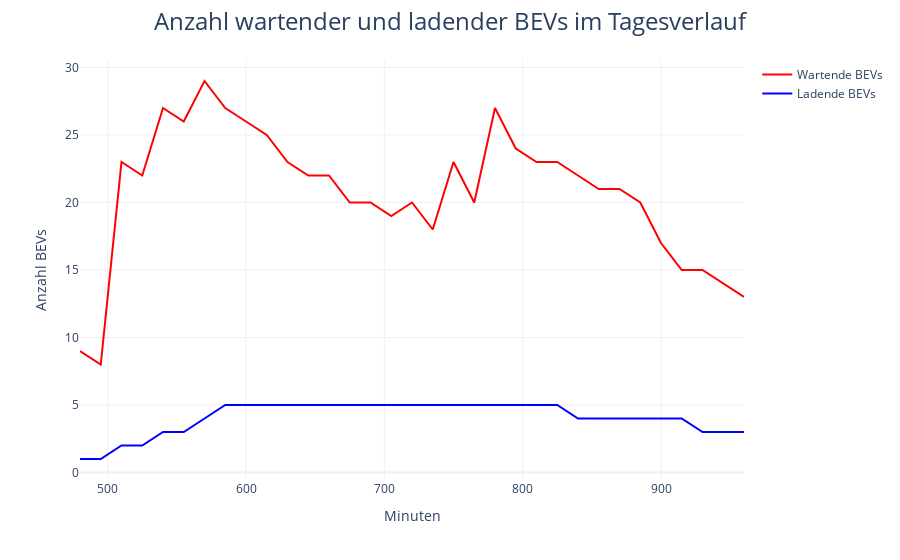

The notebook cell saved with this chart:
### Code cell
figureGeneration.create_bev_number_figure(simulation_data)

### Figure 1 — Plotly figure (JSON) as saved in the notebook; plotly's stock layout.template omitted (floating-point values rounded to 4 significant figures)
{"data": [{"line": {"color": "red"}, "name": "Wartende BEVs", "type": "scatter", "x": [480, 495, 510, 525, 540, 555, 570, 585, 600, 615, 630, 645, 660, 675, 690, 705, 720, 735, 750, 765, 780, 795, 810, 825, 840, 855, 870, 885, 900, 915, 930, 945, 960], "y": [9, 8, 23, 22, 27, 26, 29, 27, 26, 25, 23, 22, 22, 20, 20, 19, 20, 18, 23, 20, 27, 24, 23, 23, 22, 21, 21, 20, 17, 15, 15, 14, 13]}, {"line": {"color": "blue"}, "name": "Ladende BEVs", "type": "scatter", "x": [480, 495, 510, 525, 540, 555, 570, 585, 600, 615, 630, 645, 660, 675, 690, 705, 720, 735, 750, 765, 780, 795, 810, 825, 840, 855, 870, 885, 900, 915, 930, 945, 960], "y": [1, 1, 2, 2, 3, 3, 4, 5, 5, 5, 5, 5, 5, 5, 5, 5, 5, 5, 5, 5, 5, 5, 5, 5, 4, 4, 4, 4, 4, 4, 3, 3, 3]}], "layout": {"legend": {"tracegroupgap": 0}, "margin": {"t": 60}, "title": {"font": {"size": 24}, "text": "Anzahl wartender und ladender BEVs im Tagesverlauf", "x": 0.5, "xanchor": "center"}, "xaxis": {"anchor": "y", "domain": [0, 1], "title": {"text": "Minuten"}}, "yaxis": {"anchor": "x", "domain": [0, 1], "title": {"text": "Anzahl BEVs"}}}}
